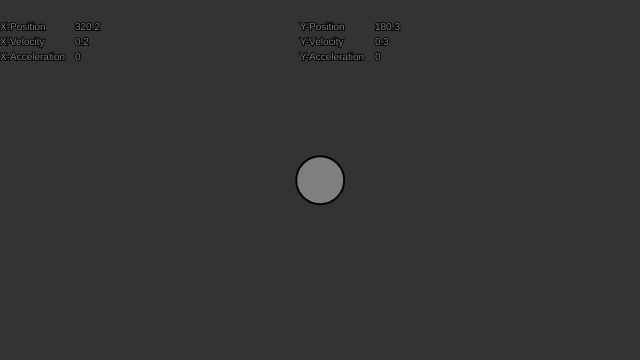
Frame 1 (no input)
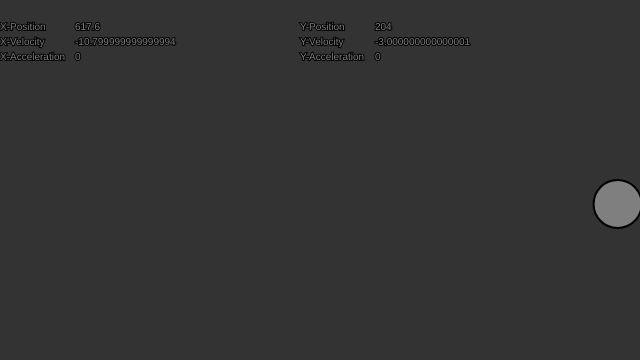
Frame 60 (no input)
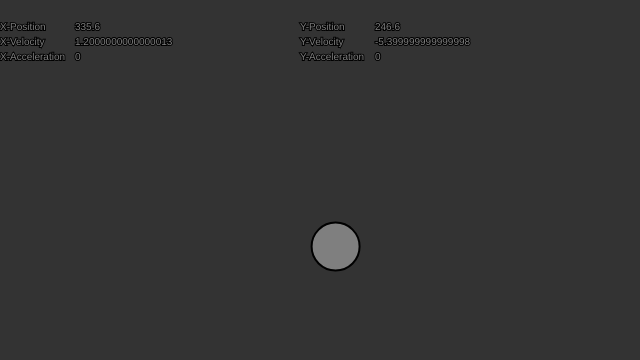
Frame 120 (the mouse pressed at the canvas centre since frame 60)

The p5.js sketch that drew these frames (run headless with seeded random() and noise() and a simulated clock; from frame 60 on, the mouse is pressed at the canvas centre):

// p5.js sketch
// ── sketch.js
let b;

function setup() {
  createCanvas(640, 360);
  b = new Ball();
}

function draw() {
  background(51);


  gravity = createVector(0,0.3);
  b.applyForce(gravity);

  wind = createVector(0.2,0);
  b.applyForce(wind)

  b.update();
  b.bounce();
  b.display();
  b.outputVectors();
}

// ── ball.js


class Ball{
  constructor(){
    this.position = createVector(width/2,height/2);
    this.velocity = createVector(0,0);
    this.acceleration = createVector(0,0);
    this.topspeed = 5;
  }

  applyForce(f){
    this.acceleration.add(f);

  }

  update() {
    this.velocity.add(this.acceleration);
    this.position.add(this.velocity);

    //clear acceleration to calculate a new one next frame
    this.acceleration.mult(0);
  }

  display() {
    stroke(0);
    strokeWeight(2);
    fill(127);
    ellipse(this.position.x, this.position.y, 48, 48);
  }

  bounce(){ //if ball hits the wall
    if ((this.position.x > width)){
      //ball is out of bounds on x axis change the motion
      this.velocity.x = this.velocity.x *-1; //changing velocity on object changes path
    }
    else if (this.position.x < 0){
      this.velocity.x = this.velocity.x * -1
    }
    if ((this.position.y > height)){
      //ball is out of bounds on y-axis, change moiton
      this.velocity.y = this.velocity.y * -1;
    }
    else if (this.position.y < 0){
      this.velocity.y = this.velocity.y * -1;
    }
  }


  outputVectors(){
        textFont('Helvetica');
        textSize(10);

        text("X-Position", 0, 30);
        text(this.position.x, 75, 30);

        text("X-Velocity", 0, 45);
        text(this.velocity.x,75, 45);

        text("X-Acceleration",0,60);
        text(this.acceleration.x,75,60);


        text("Y-Position", 300, 30);
        text(this.position.y, 375, 30);

        text("Y-Velocity", 300, 45);
        text(this.velocity.y,375, 45);

        text("Y-Acceleration",300,60);
        text(this.acceleration.y,375,60);


        fill(0, 102, 153);
  }
}
